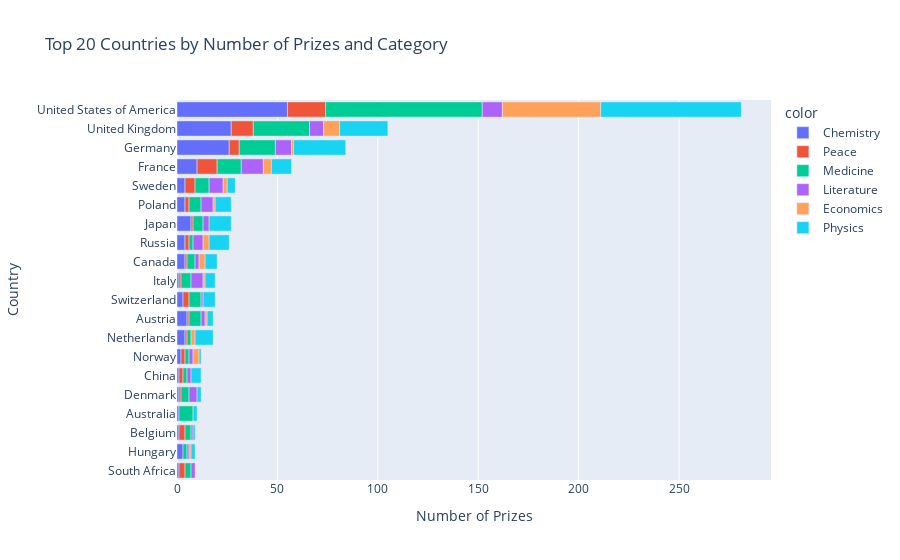

This figure's notebook cell:
### Code cell
cat_cntry_bar = px.bar(x=merged_df.cat_prize,
                       y=merged_df.birth_country_current,
                       color=merged_df.category,
                       orientation='h',
                       title='Top 20 Countries by Number of Prizes and Category')
 
cat_cntry_bar.update_layout(xaxis_title='Number of Prizes', 
                            yaxis_title='Country')
cat_cntry_bar.show()

### Figure 1 — Plotly figure (JSON) as saved in the notebook; plotly's stock layout.template omitted (floating-point values rounded to 4 significant figures)
{"data": [{"alignmentgroup": "True", "hovertemplate": "color=Chemistry<br>x=%{x}<br>y=%{y}<extra></extra>", "legendgroup": "Chemistry", "marker": {"color": "#636efa", "pattern": {"shape": ""}}, "name": "Chemistry", "offsetgroup": "Chemistry", "orientation": "h", "showlegend": true, "textposition": "auto", "type": "bar", "x": [1, 3, 1, 1, 1, 1, 2, 4, 5, 3, 1, 4, 4, 7, 4, 4, 10, 26, 27, 55], "xaxis": "x", "y": ["South Africa", "Hungary", "Belgium", "Australia", "Denmark", "China", "Norway", "Netherlands", "Austria", "Switzerland", "Italy", "Canada", "Russia", "Japan", "Poland", "Sweden", "France", "Germany", "United Kingdom", "United States of America"], "yaxis": "y"}, {"alignmentgroup": "True", "hovertemplate": "color=Peace<br>x=%{x}<br>y=%{y}<extra></extra>", "legendgroup": "Peace", "marker": {"color": "#EF553B", "pattern": {"shape": ""}}, "name": "Peace", "offsetgroup": "Peace", "orientation": "h", "showlegend": true, "textposition": "auto", "type": "bar", "x": [3, 3, 2, 1, 2, 1, 1, 3, 1, 1, 2, 1, 2, 5, 10, 5, 11, 19], "xaxis": "x", "y": ["South Africa", "Belgium", "Norway", "Denmark", "China", "Netherlands", "Austria", "Switzerland", "Italy", "Canada", "Russia", "Japan", "Poland", "Sweden", "France", "Germany", "United Kingdom", "United States of America"], "yaxis": "y"}, {"alignmentgroup": "True", "hovertemplate": "color=Medicine<br>x=%{x}<br>y=%{y}<extra></extra>", "legendgroup": "Medicine", "marker": {"color": "#00cc96", "pattern": {"shape": ""}}, "name": "Medicine", "offsetgroup": "Medicine", "orientation": "h", "showlegend": true, "textposition": "auto", "type": "bar", "x": [3, 2, 3, 7, 4, 2, 2, 2, 6, 6, 5, 4, 2, 5, 6, 7, 12, 18, 28, 78], "xaxis": "x", "y": ["South Africa", "Hungary", "Belgium", "Australia", "Denmark", "China", "Norway", "Netherlands", "Austria", "Switzerland", "Italy", "Canada", "Russia", "Japan", "Poland", "Sweden", "France", "Germany", "United Kingdom", "United States of America"], "yaxis": "y"}, {"alignmentgroup": "True", "hovertemplate": "color=Literature<br>x=%{x}<br>y=%{y}<extra></extra>", "legendgroup": "Literature", "marker": {"color": "#ab63fa", "pattern": {"shape": ""}}, "name": "Literature", "offsetgroup": "Literature", "orientation": "h", "showlegend": true, "textposition": "auto", "type": "bar", "x": [2, 1, 1, 2, 4, 2, 2, 1, 6, 2, 5, 6, 3, 7, 11, 8, 7, 10], "xaxis": "x", "y": ["South Africa", "Hungary", "Belgium", "Norway", "Denmark", "China", "Austria", "Switzerland", "Italy", "Canada", "Russia", "Poland", "Japan", "Sweden", "France", "Germany", "United Kingdom", "United States of America"], "yaxis": "y"}, {"alignmentgroup": "True", "hovertemplate": "color=Economics<br>x=%{x}<br>y=%{y}<extra></extra>", "legendgroup": "Economics", "marker": {"color": "#FFA15A", "pattern": {"shape": ""}}, "name": "Economics", "offsetgroup": "Economics", "orientation": "h", "showlegend": true, "textposition": "auto", "type": "bar", "x": [1, 3, 1, 2, 1, 3, 3, 1, 2, 4, 1, 8, 49], "xaxis": "x", "y": ["Hungary", "Norway", "Austria", "Netherlands", "Italy", "Canada", "Russia", "Poland", "Sweden", "France", "Germany", "United Kingdom", "United States of America"], "yaxis": "y"}, {"alignmentgroup": "True", "hovertemplate": "color=Physics<br>x=%{x}<br>y=%{y}<extra></extra>", "legendgroup": "Physics", "marker": {"color": "#19d3f3", "pattern": {"shape": ""}}, "name": "Physics", "offsetgroup": "Physics", "orientation": "h", "showlegend": true, "textposition": "auto", "type": "bar", "x": [2, 1, 2, 2, 5, 1, 9, 3, 6, 5, 6, 10, 11, 8, 4, 10, 26, 24, 70], "xaxis": "x", "y": ["Hungary", "Belgium", "Australia", "Denmark", "China", "Norway", "Netherlands", "Austria", "Switzerland", "Italy", "Canada", "Russia", "Japan", "Poland", "Sweden", "France", "Germany", "United Kingdom", "United States of America"], "yaxis": "y"}], "layout": {"barmode": "relative", "legend": {"title": {"text": "color"}, "tracegroupgap": 0}, "title": {"text": "Top 20 Countries by Number of Prizes and Category"}, "xaxis": {"anchor": "y", "domain": [0, 1], "title": {"text": "Number of Prizes"}}, "yaxis": {"anchor": "x", "domain": [0, 1], "title": {"text": "Country"}}}}
